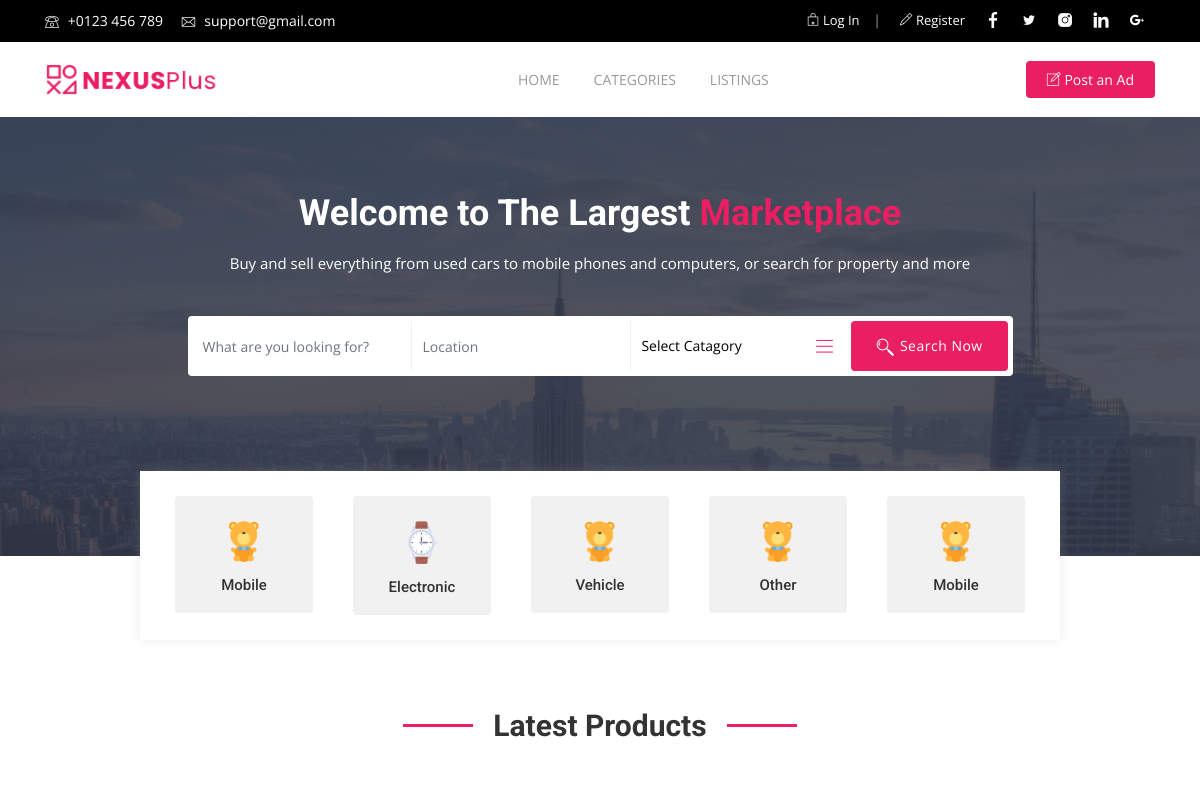
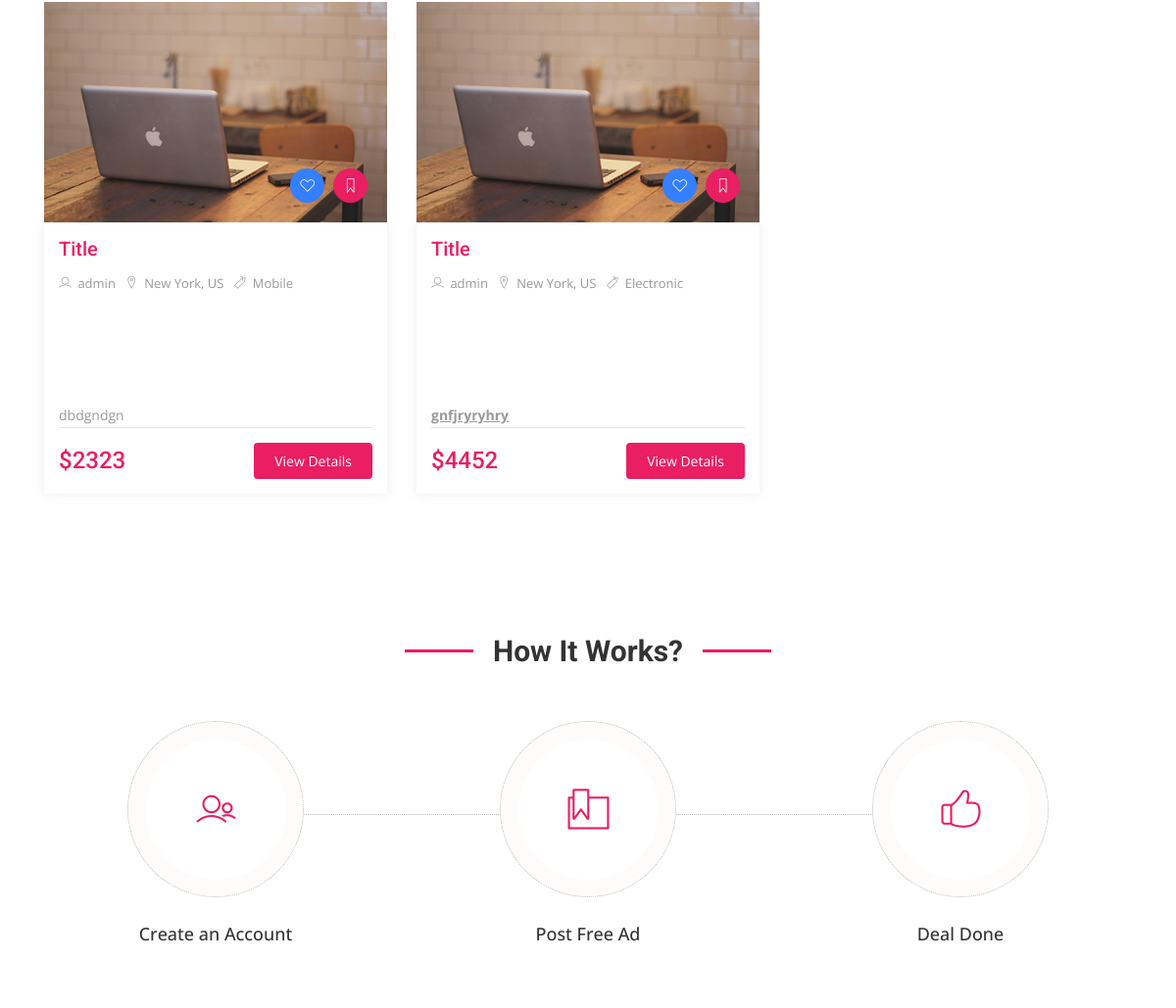
Before: / (upper part) with the older database file (2 pictures, top to bottom).
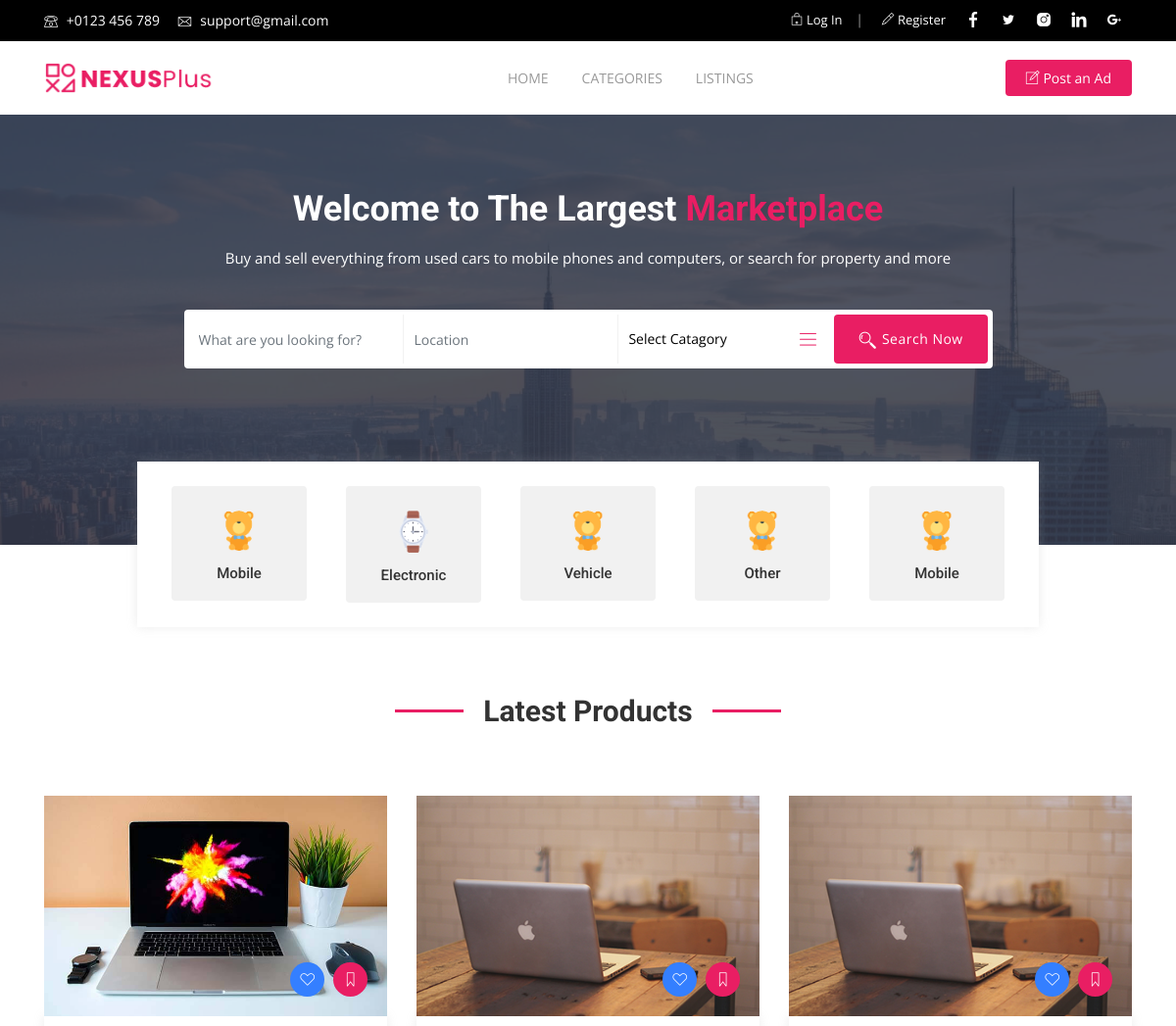
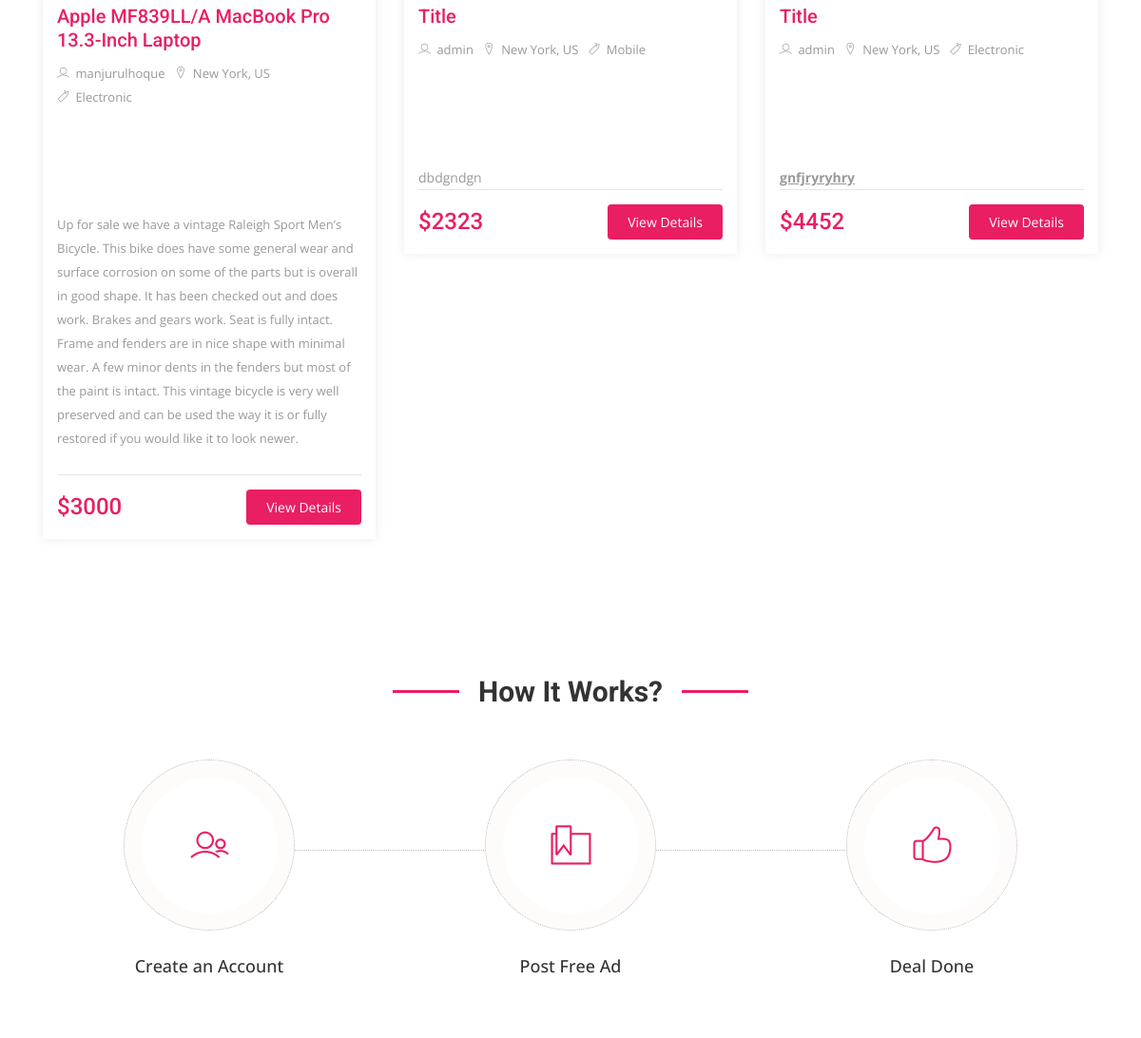
After: the same page with the newer database file (2 pictures, top to bottom).
### core/models.py (models this page shows, shortened)
class Category(models.Model):
    class Meta:
        verbose_name = "Category"
        verbose_name_plural = "Categories"
    title = models.CharField(max_length=255)
    image = models.ImageField(verbose_name="Category Image", upload_to="category_images",
                              default="category_images/default.png")

class Ad(models.Model):
    user = models.ForeignKey(User, on_delete=models.CASCADE)
    category = models.ForeignKey(Category, on_delete=models.CASCADE)
    title = models.CharField(max_length=255, verbose_name="Ad title")
    price = models.IntegerField(verbose_name="Ad price")
    description = models.TextField(verbose_name="Ad description")
    featured = models.BooleanField(default=False)
    created_at = models.DateTimeField(auto_now=True)
    @property
    def first_image_or_default(self):
        return self.ad_images.all()[0].image.url if self.ad_images.count() > 0 else "/media/ad_images/default.jpg"

class AdImage(models.Model):
    ad = models.ForeignKey(Ad, on_delete=models.CASCADE, related_name="ad_images")
    image = models.ImageField(verbose_name="Ad image", upload_to="ad_images")

### accounts/models.py (models this page shows, shortened)
class User(AbstractUser):
    username = models.CharField(
        'username',
        max_length=50,
        unique=True,
        help_text='Required. 50 characters or fewer. Letters, digits and @/./+/-/_ only.',
        error_messages={
            'unique': "A user with that username already exists.",
        },
    )
    email = models.EmailField(unique=True, blank=False,
                              error_messages={
                                  'unique': "A user with that email already exists.",
                              })
    about = models.TextField(blank=True)
    phone = models.CharField(max_length=20, blank=True, verbose_name="Contact number")
    USERNAME_FIELD = "email"
    REQUIRED_FIELDS = ["username"]

### core/views.py (the view)
# urls.py: path('', IndexView.as_view(), name="home"),
class IndexView(ListView):
    template_name = "index.html"
    model = Ad
    context_object_name = "ads"
    def get_queryset(self):
        return self.model.objects.select_related("user").select_related("category").order_by("-created_at")[:6]
    def get_context_data(self, **kwargs):
        context = super(IndexView, self).get_context_data(**kwargs)
        context['categories'] = Category.objects.all()
        context['featured_products'] = Ad.objects.filter(featured=True)
        return context

### templates/index.html (shortened to what the changed rows need)
{% extends 'base.html' %}
{% block content %}
    <div id="hero-area">
        <div class="container">
            <div class="row justify-content-center">
                <div class="col-md-12 col-lg-9 col-xs-12 text-center">
                    <div class="contents">
                        <h1 class="head-title">Welcome to The Largest <span class="year">Marketplace</span></h1>
                    </div>
                </div>
            </div>
        </div>
    </div>
    <section id="categories">
        <div class="container">
            <div class="row justify-content-center">
                <div class="col-lg-10 col-md-12 col-xs-12">
                    <div id="categories-icon-slider" class="categories-wrapper owl-carousel owl-theme">
                        {% for category in categories %}
                            <div class="item">
                                <a href="#">
                                    <div class="category-icon-item">
                                        <div class="icon-box">
                                            <div class="icon">
                                                <img src="{{ category.image.url }}" alt="">
                                            </div>
                                            <h4>{{ category.title }}</h4>
                                        </div>
                                    </div>
                                </a>
                            </div>
                        {% endfor %}
                    </div>
                </div>
            </div>
        </div>
    </section>
    <section class="featured section-padding">
        <div class="container">
            <h1 class="section-title">Latest Products</h1>
            <div class="row">
                {% for ad in ads %}
                    <div class="col-xs-6 col-sm-6 col-md-6 col-lg-4">
                        <div class="featured-box">
                            <figure>
                                <div class="icon">
                                    <span class="bg-green"><i class="lni-heart"></i></span>
                                    <span><i class="lni-bookmark"></i></span>
                                </div>
                                <a href="#">
                                    <img class="img-fluid" style="width: 350px; max-height: 225px"
                                                 src="{{ ad.first_image_or_default }}" alt="">
                                </a>
                            </figure>
                            <div class="feature-content">
                                <h4><a href="{% url 'ads:ad.details' ad.id %}">{{ ad.title }}</a></h4>
                                <div class="meta-tag">
                                    <span>
                                        <a href="#"><i class="lni-user"></i> {{ ad.user.username }}</a>
                                    </span>
                                    <span>
                                        <a href="#"><i class="lni-map-marker"></i> New York, US</a>
                                    </span>
                                    <span>
                                        <a href="#"><i class="lni-tag"></i> {{ ad.category.title }}</a>
                                    </span>
                                </div>
                                <p class="dsc" style="min-width: 320px; min-height: 80px">{{ ad.description|safe }}</p>
                                <div class="listing-bottom">
                                    <h3 class="price float-left">${{ ad.price }}</h3>
                                    <a href="{% url 'ads:ad.details' ad.id %}" class="btn btn-common float-right">View
                                        Details</a>
                                </div>
                            </div>
                        </div>
                    </div>
                {% endfor %}
            </div>
        </div>
    </section>
{% endblock %}

Changed rows visible on the page:
added Ad: first_image_or_default (picture), title "Apple MF839LL/A MacBook Pro 13.3-Inch Laptop", user.username "manjurulhoque", category "Electronic", description "Up for sale we have a vintage Raleigh Sport Men’s Bicycle. This bike does have some general wear and surface corrosion on some of the parts but is overall in good shape. It has been checked out and does work. Brakes and gears work. Seat is fully intact. Frame and fenders are in nice shape with minimal wear. A few minor dents in the fenders but most of the paint is intact. This vintage bicycle is very well preserved and can be used the way it is or fully restored if you would like it to look newer.", price "3000"
